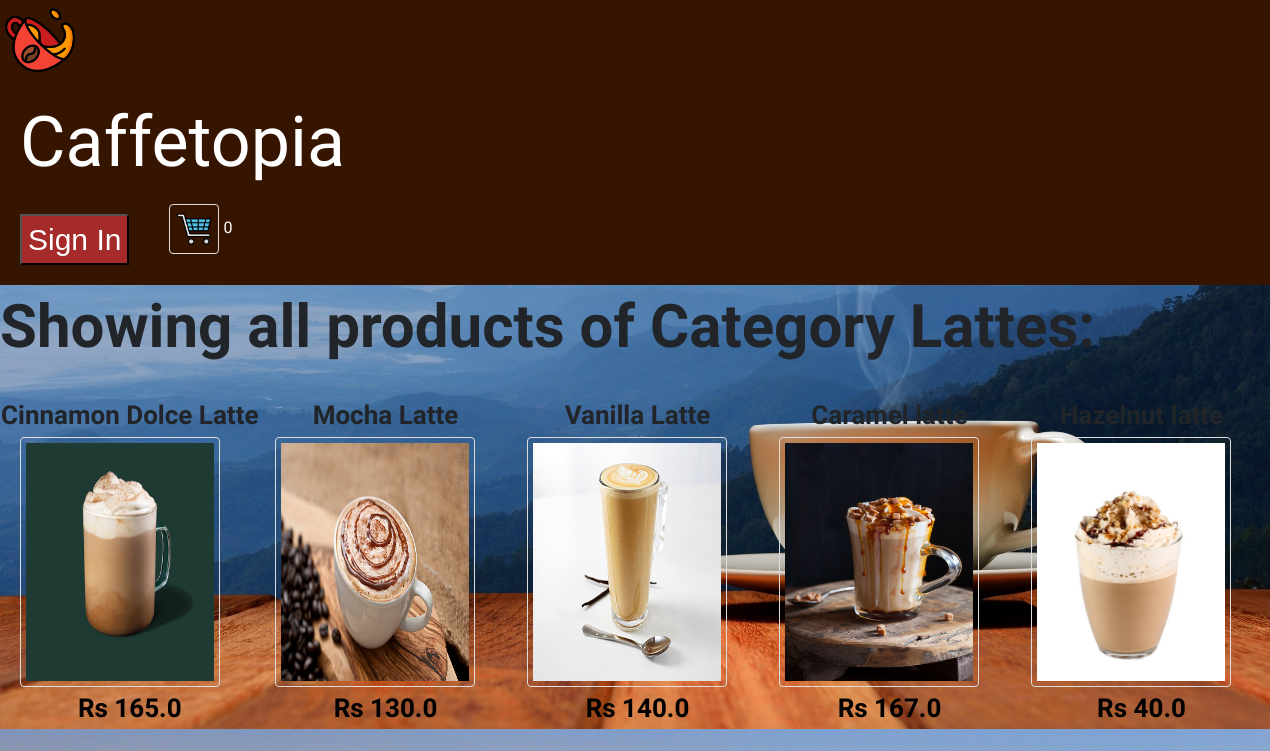
The app's page /displayCategory?categoryId=3 with its own data.
### tables this page shows
CREATE TABLE categories
		(categoryId INTEGER PRIMARY KEY,
		name TEXT
		);

CREATE TABLE products
		(productId INTEGER PRIMARY KEY,
		name TEXT,
		price REAL,
		description TEXT,
		image TEXT,
		stock INTEGER,
		categoryId INTEGER,
		FOREIGN KEY(categoryId) REFERENCES categories(categoryId)
		);

### main.py (the view)
@app.route("/displayCategory")
def displayCategory():
        loggedIn, firstName, noOfItems = getLoginDetails()
        categoryId = request.args.get("categoryId")
        with sqlite3.connect('database.db') as conn:
            cur = conn.cursor()
            cur.execute("SELECT products.productId, products.name, products.price, products.image, categories.name FROM products, categories WHERE products.categoryId = categories.categoryId AND categories.categoryId = ?", (categoryId, ))
            data = cur.fetchall()
        conn.close()
        categoryName = data[0][4]
        data = parse(data)
        return render_template('displayCategory.html', data=data, loggedIn=loggedIn, firstName=firstName, noOfItems=noOfItems, categoryName=categoryName)

### main.py (called while the page is built)
def getLoginDetails():
    with sqlite3.connect('database.db') as conn:
        cur = conn.cursor()
        if 'email' not in session:
            loggedIn = False
            firstName = ''
            noOfItems = 0
        else:
            loggedIn = True
            cur.execute("SELECT userId, firstName FROM users WHERE email = ?", (session['email'], ))
            userId, firstName = cur.fetchone()
            cur.execute("SELECT count(productId) FROM kart WHERE userId = ?", (userId, ))
            noOfItems = cur.fetchone()[0]
    conn.close()
    return (loggedIn, firstName, noOfItems)

def parse(data):
    ans = []
    i = 0
    while i < len(data):
        curr = []
        for j in range(7):
            if i >= len(data):
                break
            curr.append(data[i])
            i += 1
        ans.append(curr)
    return ans

### templates/displayCategory.html (shortened to what this page needs)
<!DOCTYPE HTML>
<html>
<head>
<link rel="stylesheet" href={{ url_for('static', filename='css/home.css') }} />
<link rel="stylesheet" href={{ url_for('static', filename='css/topStyle.css') }} />
<link rel="stylesheet" href="https://stackpath.bootstrapcdn.com/bootstrap/4.5.0/css/bootstrap.min.css">
<link rel="stylesheet" href="https://maxcdn.bootstrapcdn.com/font-awesome/4.7.0/css/font-awesome.min.css">
</head>
<body style="background-image:url('/static/images/wallpaper\ 1.jpg'); background-size:cover;">
	<div id="title" style="font-family: 'Satisfy';background-color: #361500;  display:inline-block;">
		<a href="/">
			<img id="logo" style="margin: 0px;width:80px;height:80px;border: 0px;"src= {{ url_for('static', filename='images/cup.png') }} />
		</a>
		 <h1 style="font-family: 'Henny Penny', cursive;color:white; float: left;padding-top: 20px; padding-left:20px;padding-right: 870px;margin: 0px; font-size: 70px;">
			Caffetopia
		 </h1>
		{% if not loggedIn %}
		<div id="signInButton" style="font-family:sans-serif;margin-top: 30px;">
		   <button style="background-color: brown;"> <a style="text-decoration:none;font-size: 30px;color: white;"class="link" href="/loginForm">Sign In</a></button>
		</div>
		{% endif %}
		<div id="kart">
			<a class="link" href="/cart" style="color: white;text-decoration:none;">
				<img src={{url_for('static', filename='images/shopping-cart.png')}} style="height: 50px; width:50px;" id="cartIcon" />
				{{noOfItems}}
			</a>
		</div>
	</div>
<div style="font-family:Satisfy;">
	<h2 style="font-size:60px;font-weight:1000;font-family: 'Akaya Telivigala', cursive;">Showing all products of Category {{categoryName}}:</h2>
	{% for itemData in data %}
	<table>
		<tr id="productName">
			{% for row in itemData %}
			<td style="font-size:26px;font-family: 'Akaya Telivigala', cursive;">
				{{row[1]}}
			</td>
			{% endfor %}
		</tr>
		<tr id="productImage">
			{% for row in itemData %}
			<td>
				<div class="container"style="height: 250px;width:250px;">
				<a href="/productDescription?productId={{row[0]}}">
					<img src={{ url_for('static', filename='uploads/' + row[3]) }} id="itemImage" style="width:200px;height:250px;"class="image" />
				</a>
			</div>
			</td>
			{% endfor %}
		</tr>
		<tr id="productPrice">
			{% for row in itemData %}
			<td style="font-family:'Akaya Telivigala', cursive;font-size: 26px;color:black;font-style: bold;font-weight: 1000;">
				Rs {{row[2]}}
			</td>
			{% endfor %}
		</tr>
		<br>
	</table>
	{% endfor %}
</div>
</body>
</html>

### static/css/home.css (style rules this page uses)
#itemImage { height: 200px; width: 150px; }
table { border-spacing: 20px; }
#productName { text-align: center; font-weight: bold; }
#productPrice { text-align: center; }

### static/css/topStyle.css (style rules this page uses)
#logo { height: 80px; width: 80px; margin-left: 20px; margin-top: 10px; margin-bottom: 10px; margin-right: 20px; float: left; }
#title { background-color: black; display: inline-block; width: 100%; }
#signInButton { color: yellow; margin-top: 20px; margin-bottom: 20px; margin-left: 20px; margin-right: 20px; float: left; }
#kart { color: white; margin-top: 20px; margin-bottom: 20px; margin-left: 20px; margin-right: 20px; float: left; }
#cartIcon { height: 30px; width: 30px; }

### templates/displayCategory.html (style rules this page uses)
.container { position: relative; width: 50%; }
.image { display: block; width: 100%; height: auto; }
img { border: 1px solid #ddd; border-radius: 4px; padding: 5px; width: 170px; }
#cartIcon { border:0 0 2px 1px #361500; }

### records on screen
categories: name "Lattes"
products: name "Cinnamon Dolce Latte", image (picture), price "165.0"
products: name "Mocha Latte", image (picture), price "130.0"
products: name "Vanilla Latte", image (picture), price "140.0"
products: name "Caramel latte", image (picture), price "167.0"
products: name "Hazelnut latte", image (picture), price "40.0"

### other values on screen
{{ noOfItems }} "0"
